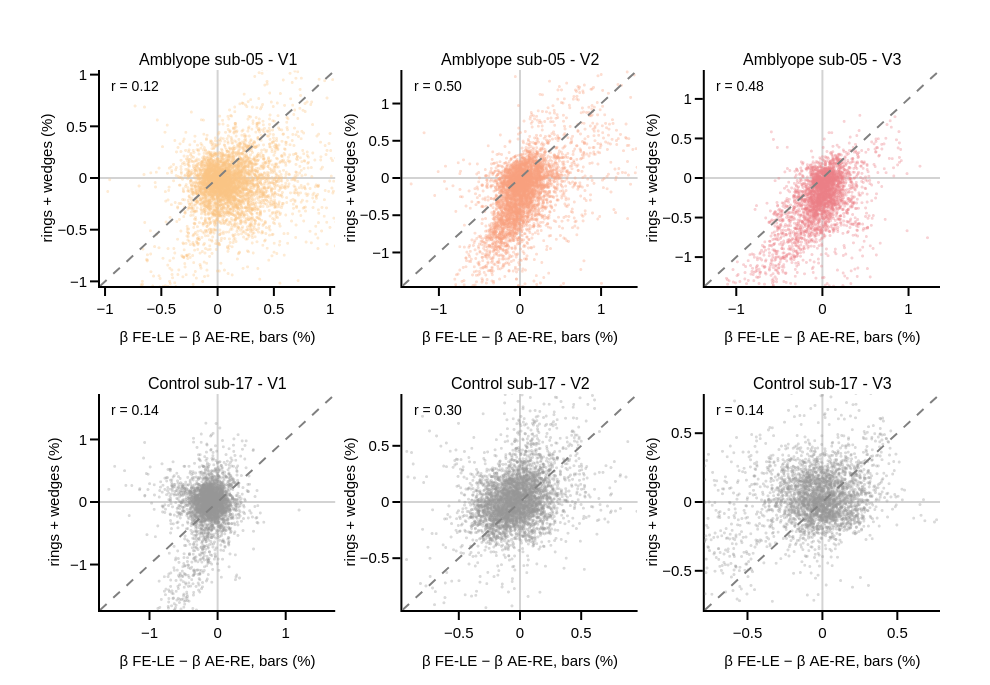

Notebook source saved alongside this figure:
### Code cell
# Figure A: split-half maps of representative subjects (as Nasr Fig. 6)
early = ['V1', 'V2', 'V3']
mean_r = df_sh[(df_sh.split == 'stimulus') & df_sh.roi.isin(early)].groupby(['group', 'subject']).r_true.mean()
examples = {g: (mean_r[g] - mean_r[g].median()).abs().idxmin() for g in groups}
print('Representative subjects:', examples)

fig = make_subplots(rows=2, cols=3, horizontal_spacing=0.08, vertical_spacing=0.2,
                    subplot_titles=['{} {} - {}'.format(group_labels[g][:-1], examples[g], roi) for g in groups for roi in early])
for r_i, group in enumerate(groups, start=1):
    sv = sh_vertex[examples[group]]
    for c_i, roi in enumerate(early, start=1):
        m = sv['keep'] & (sv['roi'] == roi) & np.isfinite(sv['d_A']) & np.isfinite(sv['d_B'])
        x_v, y_v = sv['d_A'][m], sv['d_B'][m]
        lim = np.nanpercentile(np.abs(np.concatenate([x_v, y_v])), 99)
        n = (r_i - 1) * 3 + c_i
        xref, yref = 'x{}'.format('' if n == 1 else n), 'y{}'.format('' if n == 1 else n)
        fig.add_shape(type='line', x0=-lim, x1=lim, y0=-lim, y1=lim, xref=xref, yref=yref, line=dict(color='grey', dash='dash'))
        fig.add_trace(go.Scattergl(x=x_v, y=y_v, mode='markers', showlegend=False,
                                   marker=dict(size=3, opacity=0.35, color=roi_colors_rgb[roi] if group == 'patient' else ctrl_color)),
                      row=r_i, col=c_i)
        fig.add_annotation(x=0.04, y=0.97, xref='{} domain'.format(xref), yref='{} domain'.format(yref), xanchor='left', yanchor='top',
                           text='r = {:.2f}'.format(stats.spearmanr(x_v, y_v).correlation), showarrow=False, font=dict(size=14))
        fig.update_xaxes(range=[-lim, lim], row=r_i, col=c_i)
        fig.update_yaxes(range=[-lim, lim], row=r_i, col=c_i)
fig.update_xaxes(title_text='β FE-LE − β AE-RE, bars (%)', showline=True, zeroline=True, zerolinecolor='lightgrey')
fig.update_yaxes(title_text='rings + wedges (%)', showline=True, zeroline=True, zerolinecolor='lightgrey')
fig.update_layout(template=fig_template, height=2 * rois_plot_height * 1.4 + fig_margin[1] + fig_margin[3],
                  width=3 * rois_plot_height * 1.4 + fig_margin[0] + fig_margin[2],
                  margin_l=fig_margin[0], margin_t=fig_margin[1] + 20, margin_r=fig_margin[2], margin_b=fig_margin[3])
fig.show()
fig.write_image('{}/od_q5_A_split_half_maps.pdf'.format(fig_dir))

### Figure 1 — Plotly figure (JSON) as saved in the notebook; plotly's stock layout.template omitted (floating-point values rounded to 4 significant figures; data arrays with more than 128 entries replaced by an {"elided": "..."} marker saying what was removed)
{"data": [{"marker": {"color": "rgb(250, 196, 132)", "opacity": 0.35, "size": 3}, "mode": "markers", "showlegend": false, "type": "scattergl", "x": {"elided": "4662 float values"}, "xaxis": "x", "y": {"elided": "4662 float values"}, "yaxis": "y"}, {"marker": {"color": "rgb(248, 160, 126)", "opacity": 0.35, "size": 3}, "mode": "markers", "showlegend": false, "type": "scattergl", "x": {"elided": "4717 float values"}, "xaxis": "x2", "y": {"elided": "4717 float values"}, "yaxis": "y2"}, {"marker": {"color": "rgb(235, 127, 134)", "opacity": 0.35, "size": 3}, "mode": "markers", "showlegend": false, "type": "scattergl", "x": {"elided": "3209 float values"}, "xaxis": "x3", "y": {"elided": "3209 float values"}, "yaxis": "y3"}, {"marker": {"color": "rgb(150,150,150)", "opacity": 0.35, "size": 3}, "mode": "markers", "showlegend": false, "type": "scattergl", "x": {"elided": "3817 float values"}, "xaxis": "x4", "y": {"elided": "3817 float values"}, "yaxis": "y4"}, {"marker": {"color": "rgb(150,150,150)", "opacity": 0.35, "size": 3}, "mode": "markers", "showlegend": false, "type": "scattergl", "x": {"elided": "4157 float values"}, "xaxis": "x5", "y": {"elided": "4157 float values"}, "yaxis": "y5"}, {"marker": {"color": "rgb(150,150,150)", "opacity": 0.35, "size": 3}, "mode": "markers", "showlegend": false, "type": "scattergl", "x": {"elided": "3183 float values"}, "xaxis": "x6", "y": {"elided": "3183 float values"}, "yaxis": "y6"}], "layout": {"annotations": [{"font": {"size": 16}, "showarrow": false, "text": "Amblyope sub-05 - V1", "x": 0.14, "xanchor": "center", "xref": "paper", "y": 1, "yanchor": "bottom", "yref": "paper"}, {"font": {"size": 16}, "showarrow": false, "text": "Amblyope sub-05 - V2", "x": 0.5, "xanchor": "center", "xref": "paper", "y": 1, "yanchor": "bottom", "yref": "paper"}, {"font": {"size": 16}, "showarrow": false, "text": "Amblyope sub-05 - V3", "x": 0.86, "xanchor": "center", "xref": "paper", "y": 1, "yanchor": "bottom", "yref": "paper"}, {"font": {"size": 16}, "showarrow": false, "text": "Control sub-17 - V1", "x": 0.14, "xanchor": "center", "xref": "paper", "y": 0.4, "yanchor": "bottom", "yref": "paper"}, {"font": {"size": 16}, "showarrow": false, "text": "Control sub-17 - V2", "x": 0.5, "xanchor": "center", "xref": "paper", "y": 0.4, "yanchor": "bottom", "yref": "paper"}, {"font": {"size": 16}, "showarrow": false, "text": "Control sub-17 - V3", "x": 0.86, "xanchor": "center", "xref": "paper", "y": 0.4, "yanchor": "bottom", "yref": "paper"}, {"font": {"size": 14}, "showarrow": false, "text": "r = 0.12", "x": 0.04, "xanchor": "left", "xref": "x domain", "y": 0.97, "yanchor": "top", "yref": "y domain"}, {"font": {"size": 14}, "showarrow": false, "text": "r = 0.50", "x": 0.04, "xanchor": "left", "xref": "x2 domain", "y": 0.97, "yanchor": "top", "yref": "y2 domain"}, {"font": {"size": 14}, "showarrow": false, "text": "r = 0.48", "x": 0.04, "xanchor": "left", "xref": "x3 domain", "y": 0.97, "yanchor": "top", "yref": "y3 domain"}, {"font": {"size": 14}, "showarrow": false, "text": "r = 0.14", "x": 0.04, "xanchor": "left", "xref": "x4 domain", "y": 0.97, "yanchor": "top", "yref": "y4 domain"}, {"font": {"size": 14}, "showarrow": false, "text": "r = 0.30", "x": 0.04, "xanchor": "left", "xref": "x5 domain", "y": 0.97, "yanchor": "top", "yref": "y5 domain"}, {"font": {"size": 14}, "showarrow": false, "text": "r = 0.14", "x": 0.04, "xanchor": "left", "xref": "x6 domain", "y": 0.97, "yanchor": "top", "yref": "y6 domain"}], "height": 685, "margin": {"b": 75, "l": 100, "r": 50, "t": 70}, "shapes": [{"line": {"color": "grey", "dash": "dash"}, "type": "line", "x0": -1.045, "x1": 1.045, "xref": "x", "y0": -1.045, "y1": 1.045, "yref": "y"}, {"line": {"color": "grey", "dash": "dash"}, "type": "line", "x0": -1.45, "x1": 1.45, "xref": "x2", "y0": -1.45, "y1": 1.45, "yref": "y2"}, {"line": {"color": "grey", "dash": "dash"}, "type": "line", "x0": -1.365, "x1": 1.365, "xref": "x3", "y0": -1.365, "y1": 1.365, "yref": "y3"}, {"line": {"color": "grey", "dash": "dash"}, "type": "line", "x0": -1.727, "x1": 1.727, "xref": "x4", "y0": -1.727, "y1": 1.727, "yref": "y4"}, {"line": {"color": "grey", "dash": "dash"}, "type": "line", "x0": -0.961, "x1": 0.961, "xref": "x5", "y0": -0.961, "y1": 0.961, "yref": "y5"}, {"line": {"color": "grey", "dash": "dash"}, "type": "line", "x0": -0.7849, "x1": 0.7849, "xref": "x6", "y0": -0.7849, "y1": 0.7849, "yref": "y6"}], "width": 990, "xaxis": {"anchor": "y", "domain": [0, 0.28], "range": [-1.045, 1.045], "showline": true, "title": {"text": "β FE-LE − β AE-RE, bars (%)"}, "type": "linear", "zeroline": true, "zerolinecolor": "lightgrey"}, "xaxis2": {"anchor": "y2", "domain": [0.36, 0.64], "range": [-1.45, 1.45], "showline": true, "title": {"text": "β FE-LE − β AE-RE, bars (%)"}, "type": "linear", "zeroline": true, "zerolinecolor": "lightgrey"}, "xaxis3": {"anchor": "y3", "domain": [0.72, 1], "range": [-1.365, 1.365], "showline": true, "title": {"text": "β FE-LE − β AE-RE, bars (%)"}, "type": "linear", "zeroline": true, "zerolinecolor": "lightgrey"}, "xaxis4": {"anchor": "y4", "domain": [0, 0.28], "range": [-1.727, 1.727], "showline": true, "title": {"text": "β FE-LE − β AE-RE, bars (%)"}, "type": "linear", "zeroline": true, "zerolinecolor": "lightgrey"}, "xaxis5": {"anchor": "y5", "domain": [0.36, 0.64], "range": [-0.961, 0.961], "showline": true, "title": {"text": "β FE-LE − β AE-RE, bars (%)"}, "type": "linear", "zeroline": true, "zerolinecolor": "lightgrey"}, "xaxis6": {"anchor": "y6", "domain": [0.72, 1], "range": [-0.7849, 0.7849], "showline": true, "title": {"text": "β FE-LE − β AE-RE, bars (%)"}, "type": "linear", "zeroline": true, "zerolinecolor": "lightgrey"}, "yaxis": {"anchor": "x", "domain": [0.6, 1], "range": [-1.045, 1.045], "showline": true, "title": {"text": "rings + wedges (%)"}, "type": "linear", "zeroline": true, "zerolinecolor": "lightgrey"}, "yaxis2": {"anchor": "x2", "domain": [0.6, 1], "range": [-1.45, 1.45], "showline": true, "title": {"text": "rings + wedges (%)"}, "type": "linear", "zeroline": true, "zerolinecolor": "lightgrey"}, "yaxis3": {"anchor": "x3", "domain": [0.6, 1], "range": [-1.365, 1.365], "showline": true, "title": {"text": "rings + wedges (%)"}, "type": "linear", "zeroline": true, "zerolinecolor": "lightgrey"}, "yaxis4": {"anchor": "x4", "domain": [0, 0.4], "range": [-1.727, 1.727], "showline": true, "title": {"text": "rings + wedges (%)"}, "type": "linear", "zeroline": true, "zerolinecolor": "lightgrey"}, "yaxis5": {"anchor": "x5", "domain": [0, 0.4], "range": [-0.961, 0.961], "showline": true, "title": {"text": "rings + wedges (%)"}, "type": "linear", "zeroline": true, "zerolinecolor": "lightgrey"}, "yaxis6": {"anchor": "x6", "domain": [0, 0.4], "range": [-0.7849, 0.7849], "showline": true, "title": {"text": "rings + wedges (%)"}, "type": "linear", "zeroline": true, "zerolinecolor": "lightgrey"}}}
